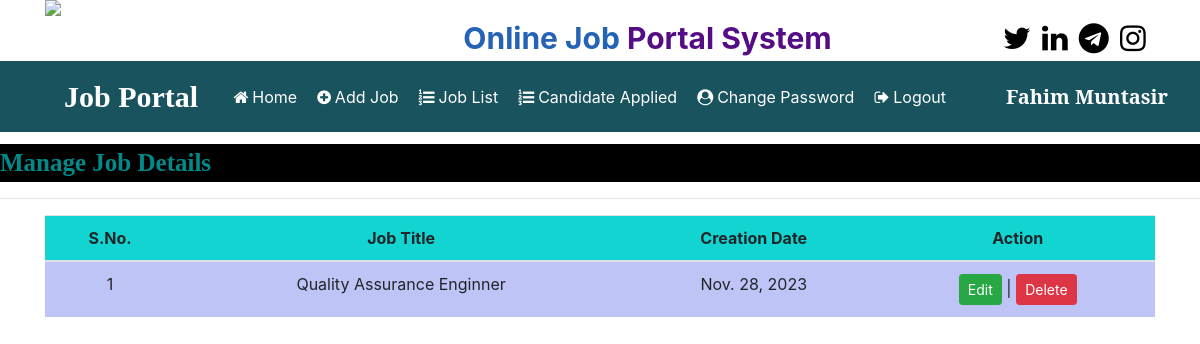
The page /job_list (signed in) on the database as committed earlier.
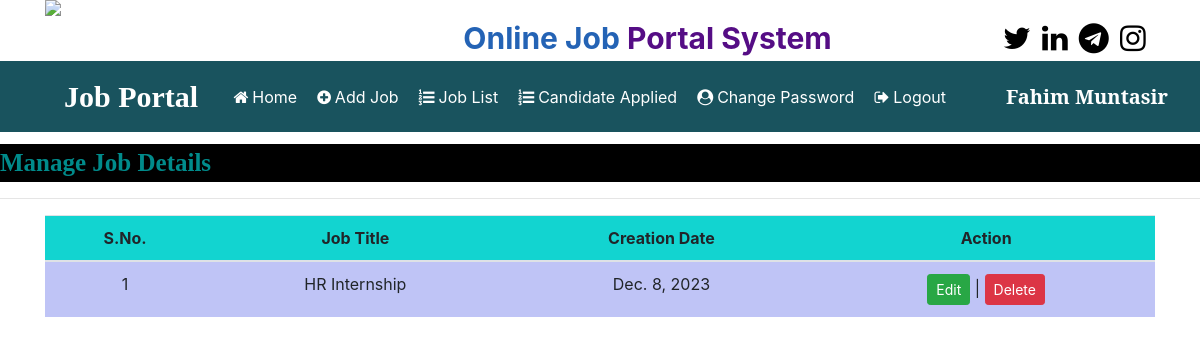
The same page on the database as committed later.
### job/models.py (models this page shows, shortened)
class Job(models.Model):
    recruiter = models.ForeignKey(Recruiter,on_delete=models.CASCADE)
    start_date = models.DateField()
    end_date = models.DateField()
    title = models.CharField(max_length=100)
    salary = models.FloatField(max_length=20)
    image = models.FileField()
    description = models.CharField(max_length=200)
    experience = models.CharField(max_length=50)
    location = models.CharField(max_length=100)
    skills = models.CharField(max_length=100)
    creationdate = models.DateField()

### job/views.py (the view)
# urls.py: path('job_list', job_list, name="job_list"),
def job_list(request):
    if not request.user.is_authenticated:
        return redirect('recruiter_login')
    user = request.user
    recruiter = Recruiter.objects.get(user=user)
    job = Job.objects.filter(recruiter=recruiter)
    d = {'job':job}
    return render(request,'job_list.html',d)

### job/templates/job_list.html (shortened to what this page needs)
{% load static %}
{% block body %}
{% include 'recruiter_navigation.html' %}
<marquee style = "font-family : 'Monotype Corsiva'; font-size : 25px; color: darkcyan ; background-color: black ; font-weight: bold; margin-top: 1%">
    Manage Job Details
</marquee>
<hr>
<div class="container">
<table class="table table-hover" id="example" class="display">
    <thead>
    <tr style="background-color: #12d4D0">
        <th>S.No.</th>
        <th>Job Title</th>
        <th>Creation Date</th>
        <th>Action</th>
    </tr>
    </thead>
    <tbody >
    {% for i in job %}
    <tr style="background-color: #12d4">
        <td>{{forloop.counter}}</td>
        <td>{{i.title}}</td>
        <td>{{i.creationdate}}</td>
        <td><a href="{% url 'edit_jobdetail' i.id %}" class="btn btn-success btn-sm">Edit</a>
        | <a href="{% url 'delete_job' i.id %}" class="btn btn-danger btn-sm">Delete</a>
        </td>
    </tr>
    {% endfor %}
    </tbody>
</table>
    </div>
{% endblock  %}

Rows that differ between the two databases and show on the page:
removed Job: title "Quality Assurance Enginner", creationdate "Nov. 28, 2023"
added Job: title "HR Internship", creationdate "Dec. 8, 2023"
